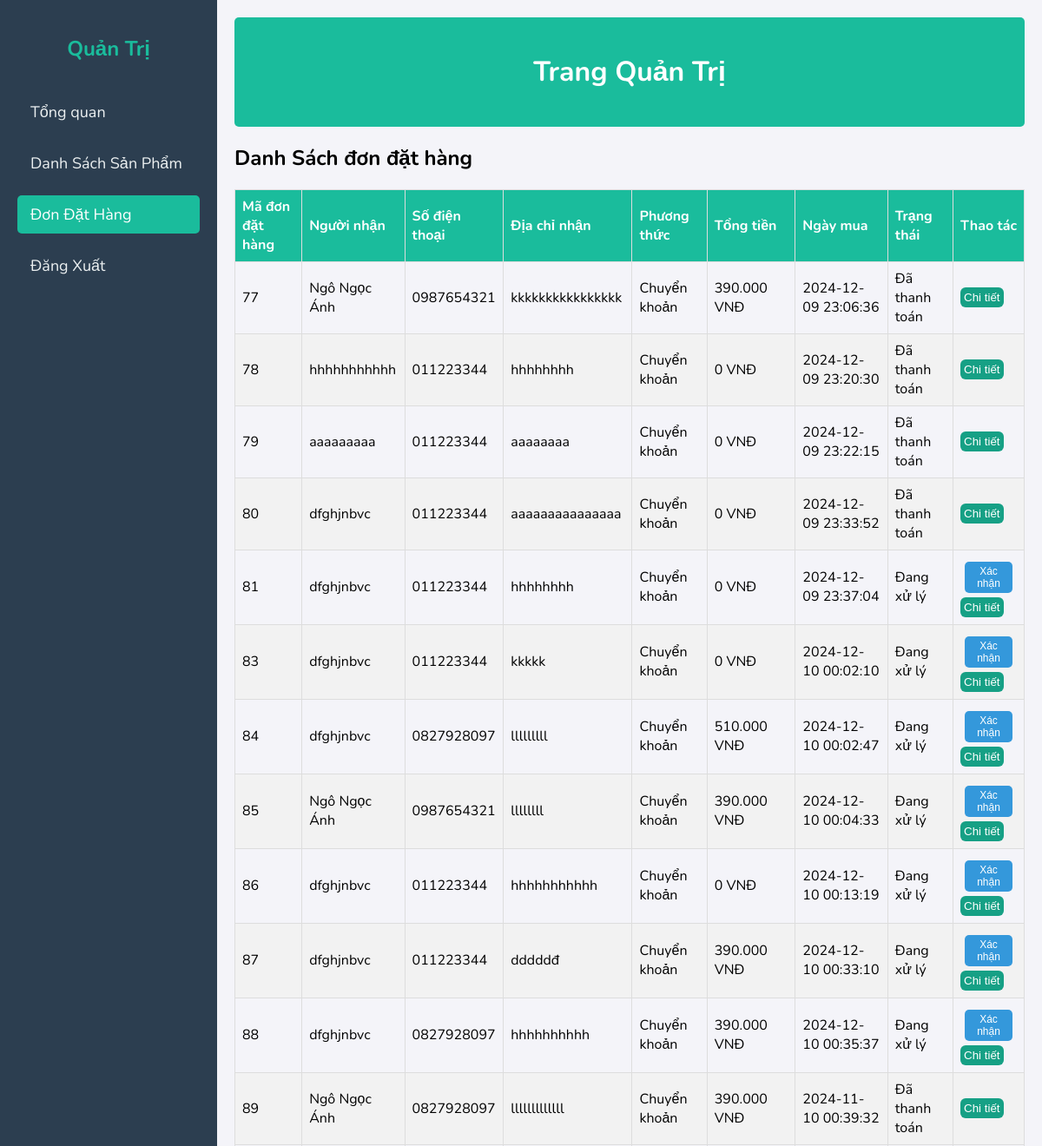
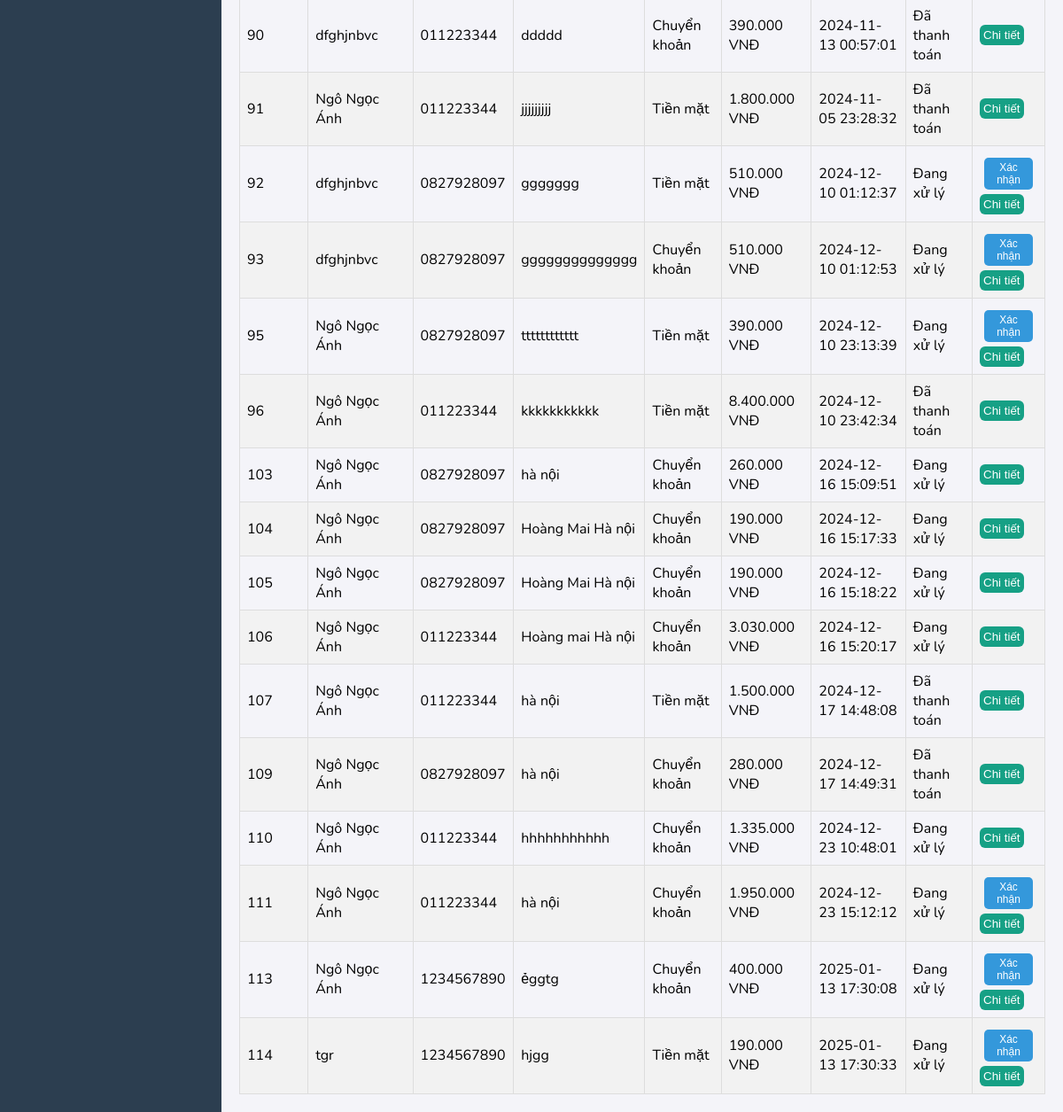
/acc/admin/listddh, run on the app's committed database (2 pictures, top to bottom).
### tables this page shows
CREATE TABLE `giohang` (
  `id_giohang` int(11) NOT NULL,
  `sdt` varchar(11) NOT NULL,
  `hoten_nhan` varchar(100) NOT NULL,
  `sdt_nhan` varchar(10) NOT NULL,
  `diachi_nhan` varchar(500) NOT NULL,
  `phuong_thuc` varchar(500) NOT NULL,
  `tongTien` decimal(10,0) NOT NULL,
  `Ngay_tao` datetime NOT NULL,
  `active` int(11) NOT NULL,
  `trangthai` varchar(50) NOT NULL DEFAULT 'Đang xử lý'
);

### acc/core/controller.php (called while the page is built, shortened)
<?php
class controller {
    public function model($model) {
        return new $model();
    }
    public function view($view, $data=NULL) {
        require_once 'app/views/' . $view . '.php';
    }
}
?>

### acc/app/Controllers/admincontroller.php (called while the page is built, shortened)
<?php
require_once 'core/Controller.php';
class adminController extends Controller {
    private $adminModel;
    public function __construct() {
         $this->adminModel = $this->model('adminModel');
    }
    public function listddh() {
        $listddh=$this->adminModel->getddh();
        $chitietddh=$this->adminModel->chitietdonhang();
        $this->view('admin/listddh',['listddh'=>$listddh , 'ctddh' => $chitietddh ]);
    }
}
?>

### acc/core/routers.php (called while the page is built, shortened)
<?php
    class Router {
        protected $action = 'trangchu';
        private function parseUrl($uri) {
            return explode('/', filter_var(rtrim($uri, '/'), FILTER_SANITIZE_URL));
        }
        public function dispatch($uri) {
            $url = $this->parseUrl($uri);
            if(file_exists('app/Controllers/' . $url[2] . 'Controller.php')) {
                unset($url[2]);
            }
            $this->controller = new $this->controller;
            if(isset($url[3])) {
                if(method_exists($this->controller, $url[3])) {
                    $this->action = $url[3];
                    unset($url[3]);
                }
            }
            unset($url[0]);
            unset($url[1]);
            $this->params = $url ? array_values($url) : [];
           call_user_func_array([$this->controller, $this->action], $this->params);
        }
    }
?>

### acc/index.php (called while the page is built, shortened)
<?php
    require_once 'core/routers.php';
    $router = new Router();
    $router->dispatch($_SERVER['REQUEST_URI']);
?>

### acc/core/model.php (called while the page is built, shortened)
<?php
class Model {
    public function __construct() {
            $this->con = new mysqli('localhost','root','','dtb');
    }
}

### acc/app/models/adminModel.php (called while the page is built, shortened)
<?php
require_once './core/model.php';
class adminModel extends Model {
   protected $tblgiohang = "giohang";
public fUNCTION getddh(){
   $sql = "SELECT * FROM $this->tblgiohang WHERE active=1  ";
   $result = $this->con->query($sql);
   return $result;
}
}
?>

### acc/app/views/admin/listddh.php (the view, shortened to what this page needs)
<!DOCTYPE html>
<html lang="en">
  <head>
  </head>
  <body>
    <div class="admin-container">
      <aside class="sidebar">
        <h2>Quản Trị</h2>
        <nav>
          <ul>
          <li>
            <a
            class=""
            href="/acc/admin/dashboard"
            >Tổng quan</a
              >
            </li>
            <li>
              <a
              href="/acc/admin/listsp"
                >Danh Sách Sản Phẩm</a
              >
            </li>
            <li>
            <a
            class="active"
            href="/acc/admin/listddh"
            >Đơn Đặt Hàng</a
              >
            </li>
            <li><a href="<?php echo WEBROOT; ?>taikhoan/logout">Đăng Xuất</a></li>
          </ul>
        </nav>
      </aside>
      <main class="main-content">
        <header>
          <h1>Trang Quản Trị</h1>
        </header>
        <section id="products" class="content-section">
          <h2>Danh Sách đơn đặt hàng</h2>
          <table>
            <thead>
              <tr>
                <th>Mã đơn đặt hàng </th>
                <th>Người nhận</th>
                <th>Số điện thoại</th>
                <th>Địa chỉ nhận</th>
                <th>Phương thức</th>
                <th>Tổng tiền</th>
                <th>Ngày mua</th>
                <th>Trạng thái</th>
                <th>Thao tác</th>
              </tr>
            </thead>
            <tbody>
                <?php
                $i=1;
                while($row=mysqli_fetch_array($listddh)){
                    ?>
              <tr>
                <td><?php echo $row['id_giohang']  ?></td>
                <td><?php echo $row['hoten_nhan']  ?></td>
                <td><?php echo $row['sdt']  ?></td>
                <td><?php echo $row['diachi_nhan']  ?></td>
                <td><?php if($row['phuong_thuc']=="tien_mat"){
                    echo "Tiền mặt";
                } else{
                    echo "Chuyển khoản";
                }   ?></td>
                <td><?php echo number_format($row['tongTien'], 0, ',', '.'); ?> VNĐ</td>
                <td><?php echo $row['Ngay_tao']  ?></td>
                <td><?php echo $row['trangthai']  ?></td>
                <td>
                    <?php if($row['trangthai']=="Đang xử lý"){?>
                   <a href="/acc/admin/xulyxacnhan/<?php echo $row['id_giohang'] ?>" onclick="return confirmCustom('Bạn chắc chắn muốn xác nhận đơn hàng mã : <?php echo $row['id_giohang'] ?>')  "><button class="btn edit-btn">Xác nhận</button></a>
                   <?php }?>
                   <button onclick="openPopup('<?php echo $row['id_giohang']; ?>')"style="background-color: #16A085; color: white; border: none; padding: 4px 4px; border-radius: 6px; cursor: pointer;"> Chi tiết</button>
                </td>
              </tr>
              <?php $i++; }?>
            </tbody>
          </table>
        </section>
      </main>
    </div>
  </body>
</html>

### acc/app/views/admin/listddh.php (style rules this page uses)
body { font-family: 'Nunito', sans-serif; margin: 0; display: flex; height: 100vh; background-color: #f4f4f9; }
.admin-container { display: flex; width: 100%; }
.sidebar { width: 250px; background-color: #2c3e50; color: #ecf0f1; height: 100%; display: flex; flex-direction: column; padding: 20px; box-sizing: border-box; position: relative; }
.sidebar h2 { margin-bottom: 20px; font-size: 24px; text-align: center; color: #1abc9c; }
.sidebar nav ul { list-style: none; padding: 0; margin: 0; }
.sidebar nav ul li { margin: 15px 0; }
.sidebar nav ul li a { color: #ecf0f1; text-decoration: none; font-size: 18px; padding: 10px 15px; display: block; border-radius: 5px; transition: background-color 0.3s ease; }
.sidebar nav ul li a.active { background-color: #1abc9c; color: #fff; }
.main-content { flex: 1; padding: 20px; box-sizing: border-box; overflow-y: auto; }
.main-content header { background-color: #1abc9c; padding: 20px; color: #fff; text-align: center; border-radius: 5px; margin-bottom: 20px; }
.content-section { display: none; }
.content-section:not(.hidden) { display: block; }
table { width: 100%; border-collapse: collapse; margin-top: 10px; }
table th, table td { border: 1px solid #ddd; padding: 8px; text-align: left; }
table th { background-color: #1abc9c; color: white; }
table tr:nth-child(even) { background-color: #f2f2f2; }
a button { padding: 4px 4px; margin: 5px; border: none; border-radius: 5px; font-size: 12px; cursor: pointer; transition: background-color 0.3s ease, transform 0.2s ease; text-decoration: none; display: inline-block; }
a .edit-btn { background-color: #3498db; color: white; }

### data on the page
giohang: id_giohang "77", hoten_nhan "Ngô Ngọc Ánh", sdt "0987654321", diachi_nhan "kkkkkkkkkkkkkkkk", phuong_thuc "Chuyển khoản", tongTien "390.000", Ngay_tao "2024-12-09 23:06:36", trangthai "Đã thanh toán"
giohang: id_giohang "78", hoten_nhan "hhhhhhhhhhh", sdt "011223344", diachi_nhan "hhhhhhhh", phuong_thuc "Chuyển khoản", tongTien "0", Ngay_tao "2024-12-09 23:20:30", trangthai "Đã thanh toán"
giohang: id_giohang "79", hoten_nhan "aaaaaaaaa", sdt "011223344", diachi_nhan "aaaaaaaa", phuong_thuc "Chuyển khoản", tongTien "0", Ngay_tao "2024-12-09 23:22:15", trangthai "Đã thanh toán"
giohang: id_giohang "80", hoten_nhan "dfghjnbvc", sdt "011223344", diachi_nhan "aaaaaaaaaaaaaaa", phuong_thuc "Chuyển khoản", tongTien "0", Ngay_tao "2024-12-09 23:33:52", trangthai "Đã thanh toán"
giohang: id_giohang "81", hoten_nhan "dfghjnbvc", sdt "011223344", diachi_nhan "hhhhhhhh", phuong_thuc "Chuyển khoản", tongTien "0", Ngay_tao "2024-12-09 23:37:04", trangthai "Đang xử lý"
giohang: id_giohang "83", hoten_nhan "dfghjnbvc", sdt "011223344", diachi_nhan "kkkkk", phuong_thuc "Chuyển khoản", tongTien "0", Ngay_tao "2024-12-10 00:02:10", trangthai "Đang xử lý"
giohang: id_giohang "84", hoten_nhan "dfghjnbvc", sdt "0827928097", diachi_nhan "lllllllll", phuong_thuc "Chuyển khoản", tongTien "510.000", Ngay_tao "2024-12-10 00:02:47", trangthai "Đang xử lý"
giohang: id_giohang "85", hoten_nhan "Ngô Ngọc Ánh", sdt "0987654321", diachi_nhan "llllllll", phuong_thuc "Chuyển khoản", tongTien "390.000", Ngay_tao "2024-12-10 00:04:33", trangthai "Đang xử lý"
giohang: id_giohang "86", hoten_nhan "dfghjnbvc", sdt "011223344", diachi_nhan "hhhhhhhhhhh", phuong_thuc "Chuyển khoản", tongTien "0", Ngay_tao "2024-12-10 00:13:19", trangthai "Đang xử lý"
giohang: id_giohang "87", hoten_nhan "dfghjnbvc", sdt "011223344", diachi_nhan "dddddđ", phuong_thuc "Chuyển khoản", tongTien "390.000", Ngay_tao "2024-12-10 00:33:10", trangthai "Đang xử lý"
giohang: id_giohang "88", hoten_nhan "dfghjnbvc", sdt "0827928097", diachi_nhan "hhhhhhhhhh", phuong_thuc "Chuyển khoản", tongTien "390.000", Ngay_tao "2024-12-10 00:35:37", trangthai "Đang xử lý"
giohang: id_giohang "89", hoten_nhan "Ngô Ngọc Ánh", sdt "0827928097", diachi_nhan "lllllllllllll", phuong_thuc "Chuyển khoản", tongTien "390.000", Ngay_tao "2024-11-10 00:39:32", trangthai "Đã thanh toán"
giohang: id_giohang "90", hoten_nhan "dfghjnbvc", sdt "011223344", diachi_nhan "ddddd", phuong_thuc "Chuyển khoản", tongTien "390.000", Ngay_tao "2024-11-13 00:57:01", trangthai "Đã thanh toán"
giohang: id_giohang "91", hoten_nhan "Ngô Ngọc Ánh", sdt "011223344", diachi_nhan "jjjjjjjjj", phuong_thuc "Tiền mặt", tongTien "1.800.000", Ngay_tao "2024-11-05 23:28:32", trangthai "Đã thanh toán"
giohang: id_giohang "92", hoten_nhan "dfghjnbvc", sdt "0827928097", diachi_nhan "ggggggg", phuong_thuc "Tiền mặt", tongTien "510.000", Ngay_tao "2024-12-10 01:12:37", trangthai "Đang xử lý"
giohang: id_giohang "93", hoten_nhan "dfghjnbvc", sdt "0827928097", diachi_nhan "gggggggggggggg", phuong_thuc "Chuyển khoản", tongTien "510.000", Ngay_tao "2024-12-10 01:12:53", trangthai "Đang xử lý"
giohang: id_giohang "95", hoten_nhan "Ngô Ngọc Ánh", sdt "0827928097", diachi_nhan "tttttttttttt", phuong_thuc "Tiền mặt", tongTien "390.000", Ngay_tao "2024-12-10 23:13:39", trangthai "Đang xử lý"
giohang: id_giohang "96", hoten_nhan "Ngô Ngọc Ánh", sdt "011223344", diachi_nhan "kkkkkkkkkkk", phuong_thuc "Tiền mặt", tongTien "8.400.000", Ngay_tao "2024-12-10 23:42:34", trangthai "Đã thanh toán"
giohang: id_giohang "103", hoten_nhan "Ngô Ngọc Ánh", sdt "0827928097", diachi_nhan "hà nội", phuong_thuc "Chuyển khoản", tongTien "260.000", Ngay_tao "2024-12-16 15:09:51", trangthai "Đang xử lý"
giohang: id_giohang "104", hoten_nhan "Ngô Ngọc Ánh", sdt "0827928097", diachi_nhan "Hoàng Mai Hà nội", phuong_thuc "Chuyển khoản", tongTien "190.000", Ngay_tao "2024-12-16 15:17:33", trangthai "Đang xử lý"
giohang: id_giohang "105", hoten_nhan "Ngô Ngọc Ánh", sdt "0827928097", diachi_nhan "Hoàng Mai Hà nội", phuong_thuc "Chuyển khoản", tongTien "190.000", Ngay_tao "2024-12-16 15:18:22", trangthai "Đang xử lý"
giohang: id_giohang "106", hoten_nhan "Ngô Ngọc Ánh", sdt "011223344", diachi_nhan "Hoàng mai Hà nội", phuong_thuc "Chuyển khoản", tongTien "3.030.000", Ngay_tao "2024-12-16 15:20:17", trangthai "Đang xử lý"
giohang: id_giohang "107", hoten_nhan "Ngô Ngọc Ánh", sdt "011223344", diachi_nhan "hà nội", phuong_thuc "Tiền mặt", tongTien "1.500.000", Ngay_tao "2024-12-17 14:48:08", trangthai "Đã thanh toán"
giohang: id_giohang "109", hoten_nhan "Ngô Ngọc Ánh", sdt "0827928097", diachi_nhan "hà nội", phuong_thuc "Chuyển khoản", tongTien "280.000", Ngay_tao "2024-12-17 14:49:31", trangthai "Đã thanh toán"
giohang: id_giohang "110", hoten_nhan "Ngô Ngọc Ánh", sdt "011223344", diachi_nhan "hhhhhhhhhhh", phuong_thuc "Chuyển khoản", tongTien "1.335.000", Ngay_tao "2024-12-23 10:48:01", trangthai "Đang xử lý"
giohang: id_giohang "111", hoten_nhan "Ngô Ngọc Ánh", sdt "011223344", diachi_nhan "hà nội", phuong_thuc "Chuyển khoản", tongTien "1.950.000", Ngay_tao "2024-12-23 15:12:12", trangthai "Đang xử lý"
giohang: id_giohang "113", hoten_nhan "Ngô Ngọc Ánh", sdt "1234567890", diachi_nhan "ẻggtg", phuong_thuc "Chuyển khoản", tongTien "400.000", Ngay_tao "2025-01-13 17:30:08", trangthai "Đang xử lý"
giohang: id_giohang "114", hoten_nhan "tgr", sdt "1234567890", diachi_nhan "hjgg", phuong_thuc "Tiền mặt", tongTien "190.000", Ngay_tao "2025-01-13 17:30:33", trangthai "Đang xử lý"
